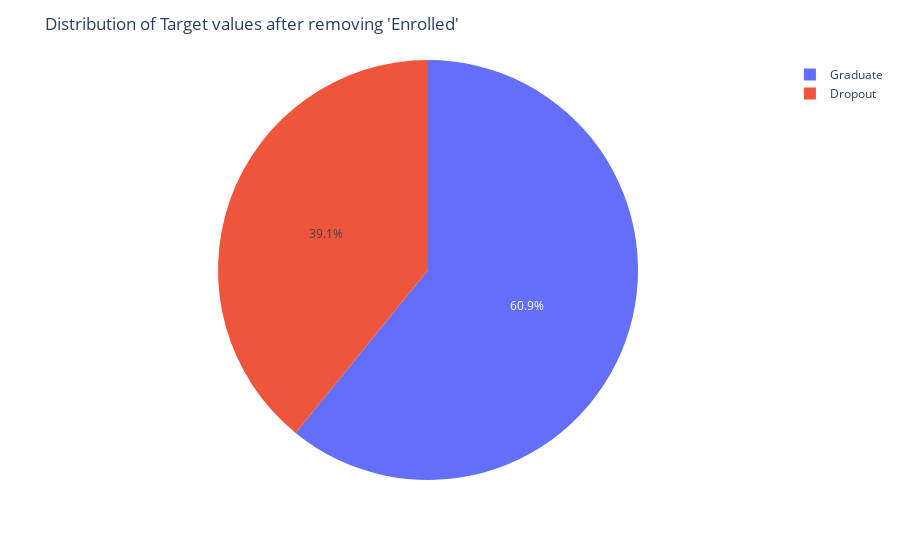

The notebook cell saved with this chart:
### Code cell
# Distribution of target values after removing 'Enrolled'.

target_value_counts = df['target'].value_counts()

distribution = px.pie(values=target_value_counts,
                      names=target_value_counts.index.to_list())

distribution.update_layout(title="Distribution of Target values after removing 'Enrolled'")
distribution.show()

# Saving the plot
distribution.write_image("Distribution_of_Target_values_after_modification.png")

### Figure 1 — Plotly figure (JSON) as saved in the notebook; plotly's stock layout.template omitted (floating-point values rounded to 4 significant figures)
{"data": [{"domain": {"x": [0, 1], "y": [0, 1]}, "hovertemplate": "label=%{label}<br>value=%{value}<extra></extra>", "labels": ["Graduate", "Dropout"], "legendgroup": "", "name": "", "showlegend": true, "type": "pie", "values": [2209, 1421]}], "layout": {"legend": {"tracegroupgap": 0}, "margin": {"t": 60}, "title": {"text": "Distribution of Target values after removing 'Enrolled'"}}}
